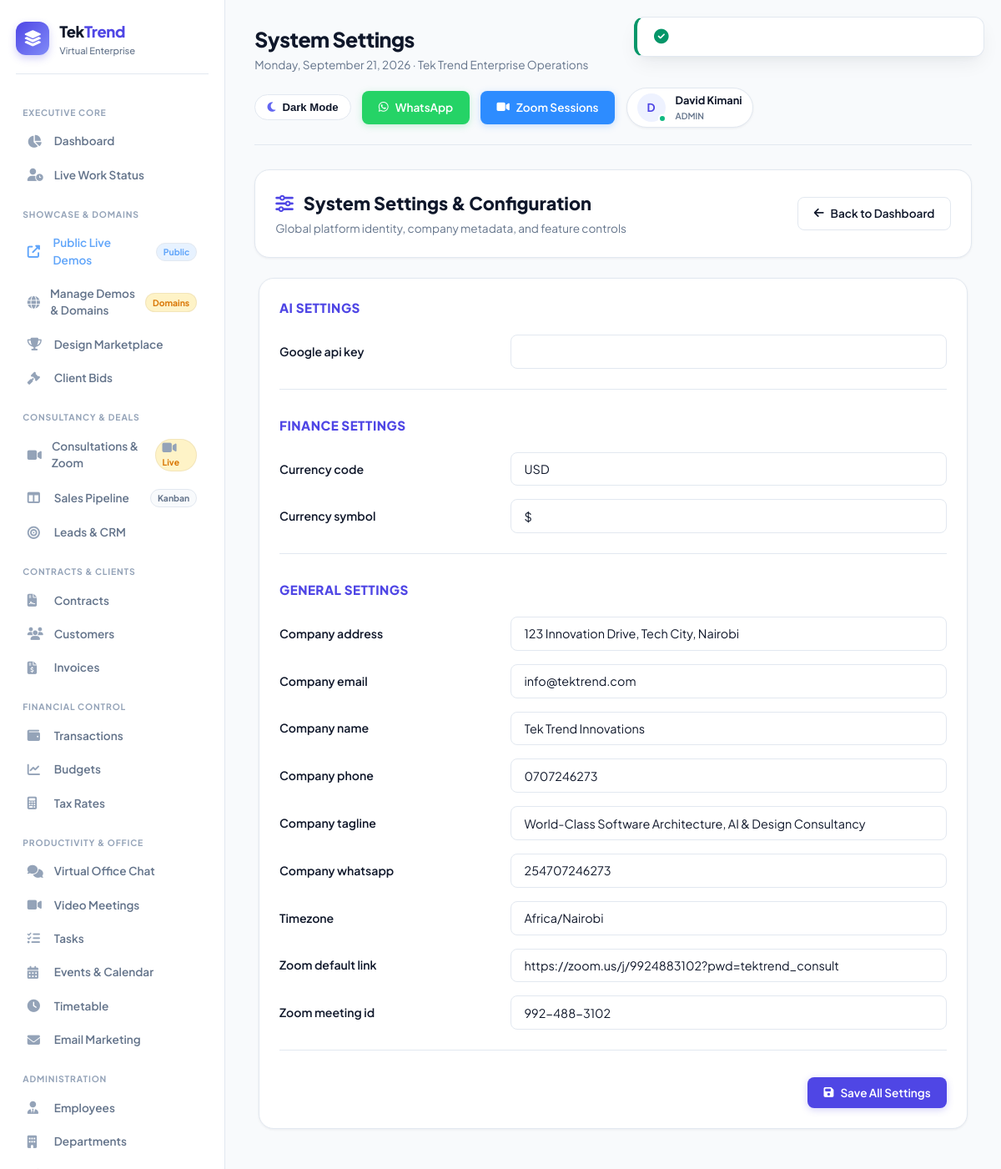
The page /public/settings (signed in) on the database as committed earlier.
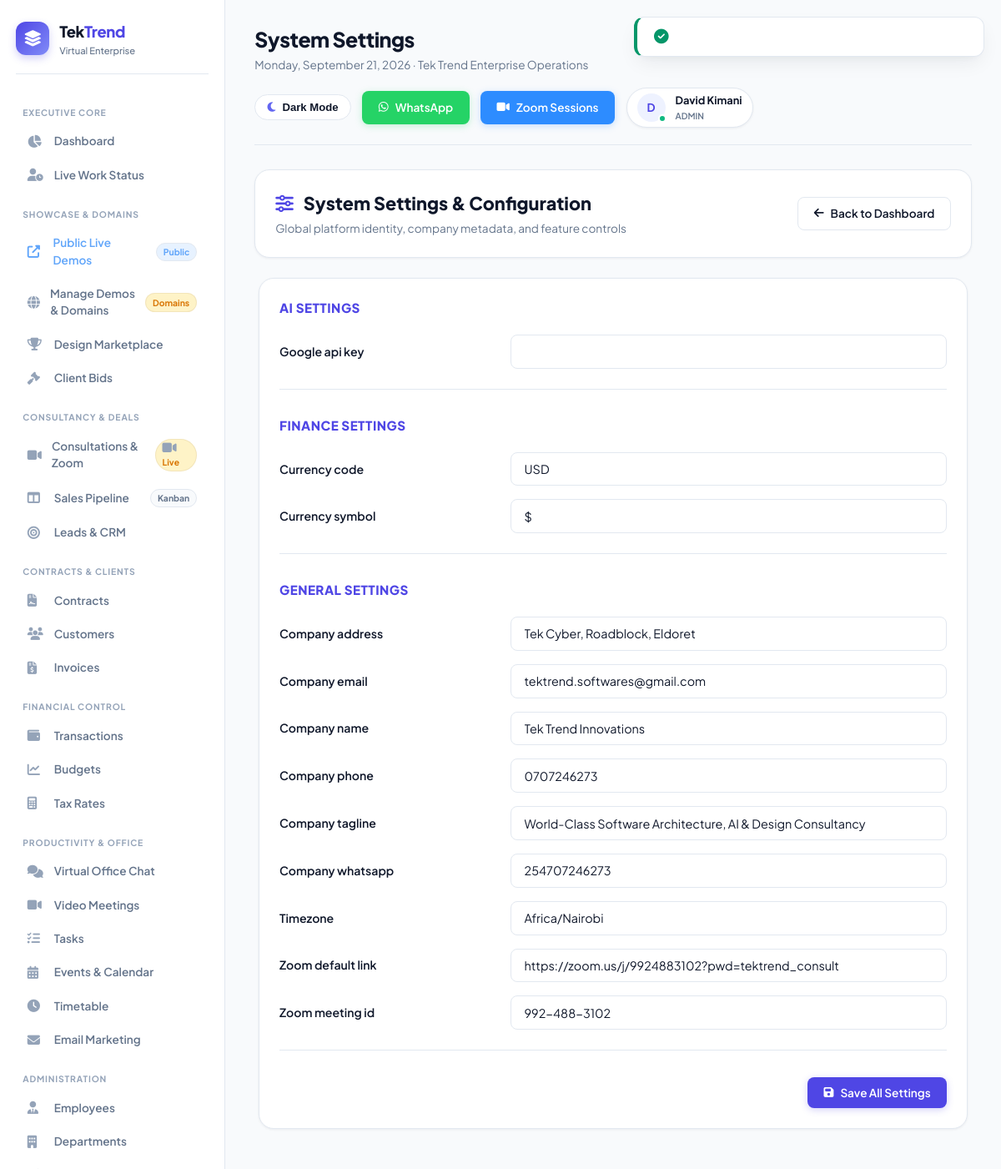
The same page on the database as committed later.
### tables this page shows
CREATE TABLE `settings` (
    `id` INT UNSIGNED NOT NULL AUTO_INCREMENT,
    `key` VARCHAR(100) NOT NULL,
    `value` TEXT,
    `type` ENUM('string','integer','boolean','json') DEFAULT 'string',
    `group` VARCHAR(50) DEFAULT 'general',
    `description` VARCHAR(255) DEFAULT NULL,
    PRIMARY KEY (`id`),
    UNIQUE KEY `key` (`key`),
    KEY `group` (`group`)
);

### app/views/settings/index.php (the view, shortened to what the rows shown need)
<div class="card mb-4">
    <div style="display: flex; justify-content: space-between; align-items: center; flex-wrap: wrap; gap: 1rem;">
        <div>
            <h2 style="font-size: 1.35rem; font-weight: 800; color: var(--text-main); margin-bottom: 0.25rem;">
                <i class="fas fa-sliders" style="color: var(--primary); margin-right: 0.5rem;"></i> System Settings & Configuration
            </h2>
            <p style="color: var(--text-muted); font-size: 0.85rem;">Global platform identity, company metadata, and feature controls</p>
        </div>
        <a href="<?= eurl('/dashboard') ?>" class="btn btn-outline"><i class="fas fa-arrow-left"></i> Back to Dashboard</a>
    </div>
</div>
<div class="card" style="max-width: 850px; margin: 0 auto;">
    <form method="POST" action="<?= eurl('/settings') ?>">
        <?php foreach ($settings as $group => $groupSettings): ?>
            <div style="margin-bottom: 2rem; border-bottom: 1px solid var(--border); padding-bottom: 1.5rem;">
                <h4 style="color: var(--primary); font-size: 0.95rem; font-weight: 800; text-transform: uppercase; letter-spacing: 0.5px; margin-bottom: 1.25rem;">
                    <?= ucfirst(sanitize($group)) ?> Settings
                </h4>
                <div style="display: flex; flex-direction: column; gap: 1rem;">
                    <?php foreach ($groupSettings as $s): ?>
                        <div style="display: grid; grid-template-columns: 1fr 2fr; gap: 1rem; align-items: center;">
                            <label style="color: var(--text-main); font-weight: 600; font-size: 0.88rem;">
                                <?= sanitize($s['label'] ?? ucfirst(str_replace('_', ' ', $s['key']))) ?>
                            </label>
                            <div>
                                <?php if ($s['type'] === 'textarea'): ?>
                                    <textarea name="settings[<?= $s['key'] ?>]" class="form-control" rows="3"><?= sanitize($s['value']) ?></textarea>
                                <?php else: ?>
                                    <input type="<?= $s['type'] ?? 'text' ?>" name="settings[<?= $s['key'] ?>]" class="form-control" value="<?= sanitize($s['value']) ?>">
                                <?php endif; ?>
                            </div>
                        </div>
                    <?php endforeach; ?>
                </div>
            </div>
        <?php endforeach; ?>
        <div style="display: flex; justify-content: flex-end; gap: 0.5rem; margin-top: 1.5rem;">
            <button type="submit" class="btn btn-primary"><i class="fas fa-save"></i> Save All Settings</button>
        </div>
    </form>
</div>

### app/core/Router.php (shortened to what the rows shown need)
<?php
class Router {
    private $routes = [];
    private function addRoute($method, $path, $handler, $middleware = []) {
        $this->routes[] = [
            'method'      => $method,
            'path'        => $path,
            'handler'     => $handler,
            'middleware'  => $middleware
        ];
    }
    public function dispatch() {
        $method = $_SERVER['REQUEST_METHOD'];
        $requestPath = parse_url($_SERVER['REQUEST_URI'], PHP_URL_PATH);
        $basePath = rtrim(str_replace(basename($_SERVER['SCRIPT_NAME']), '', $_SERVER['SCRIPT_NAME']), '/');
        if ($basePath && strpos($requestPath, $basePath) === 0) {
            $requestPath = substr($requestPath, strlen($basePath));
        }
        $requestPath = '/' . ltrim($requestPath, '/');
        foreach ($this->routes as $route) {
            if ($route['method'] !== 'ANY' && $route['method'] !== $method) {
                continue;
            }
            $pattern = preg_replace('#\{[^}]+\}#', '([^/]+)', $route['path']);
            $pattern = '#^' . $pattern . '$#';
            if (preg_match($pattern, $requestPath, $matches)) {
                $params = [];
                $this->executeHandler($route['handler'], $params);
                return;
            }
        }
    }
    private function executeHandler($handler, $params = []) {
        if (is_string($handler)) {
            $parts = explode('@', $handler);
            if (count($parts) === 2) {
                $controllerName = $parts[0];
                $methodName = $parts[1];
                if (class_exists($controllerName)) {
                    $controller = new $controllerName();
                    if (method_exists($controller, $methodName)) {
                        call_user_func_array([$controller, $methodName], $params);
                        return;
                    }
                }
            }
        }
    }
}

Rows that differ between the two databases and show on the page:
changed settings "Company address": value "123 Innovation Drive, Tech City, Nairobi" → "Tek Cyber, Roadblock, Eldoret"
changed settings "Company email": value "info@tektrend.com" → "tektrend.softwares@gmail.com"
